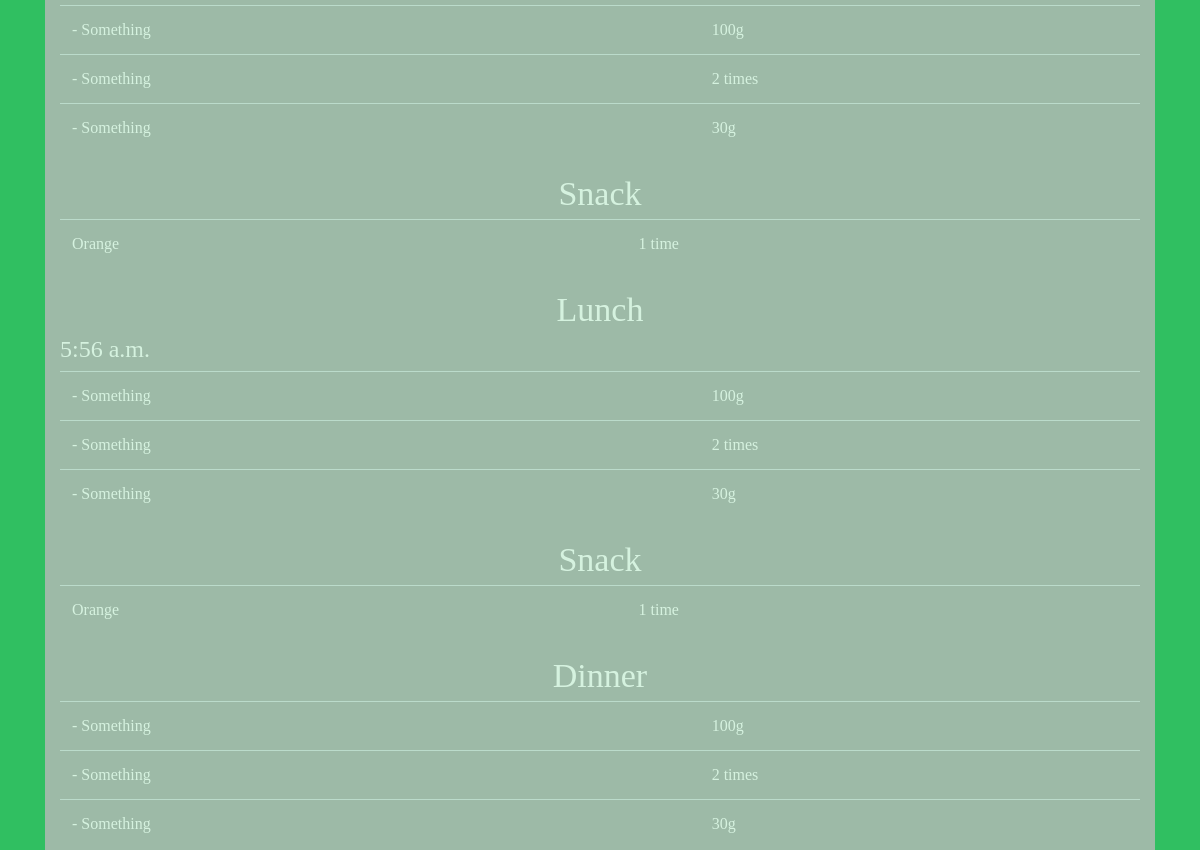
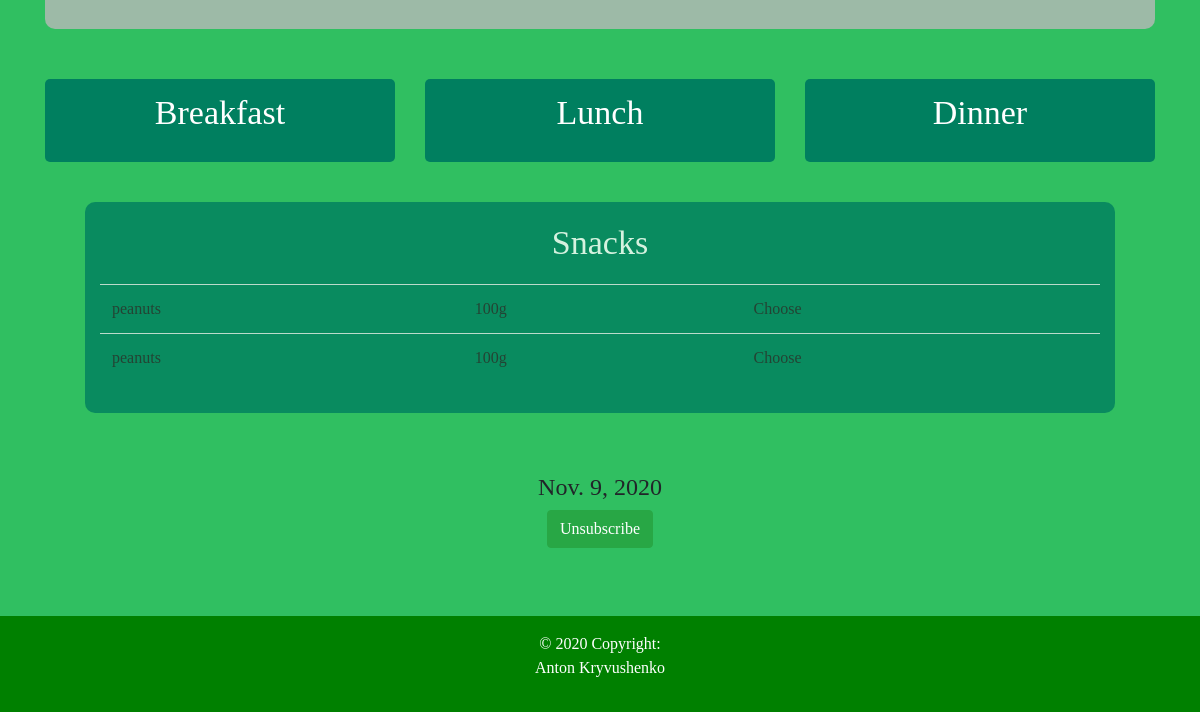
/diets/my_program (signed in, lower part), run on an earlier commit of the app's database (2 pictures, top to bottom).
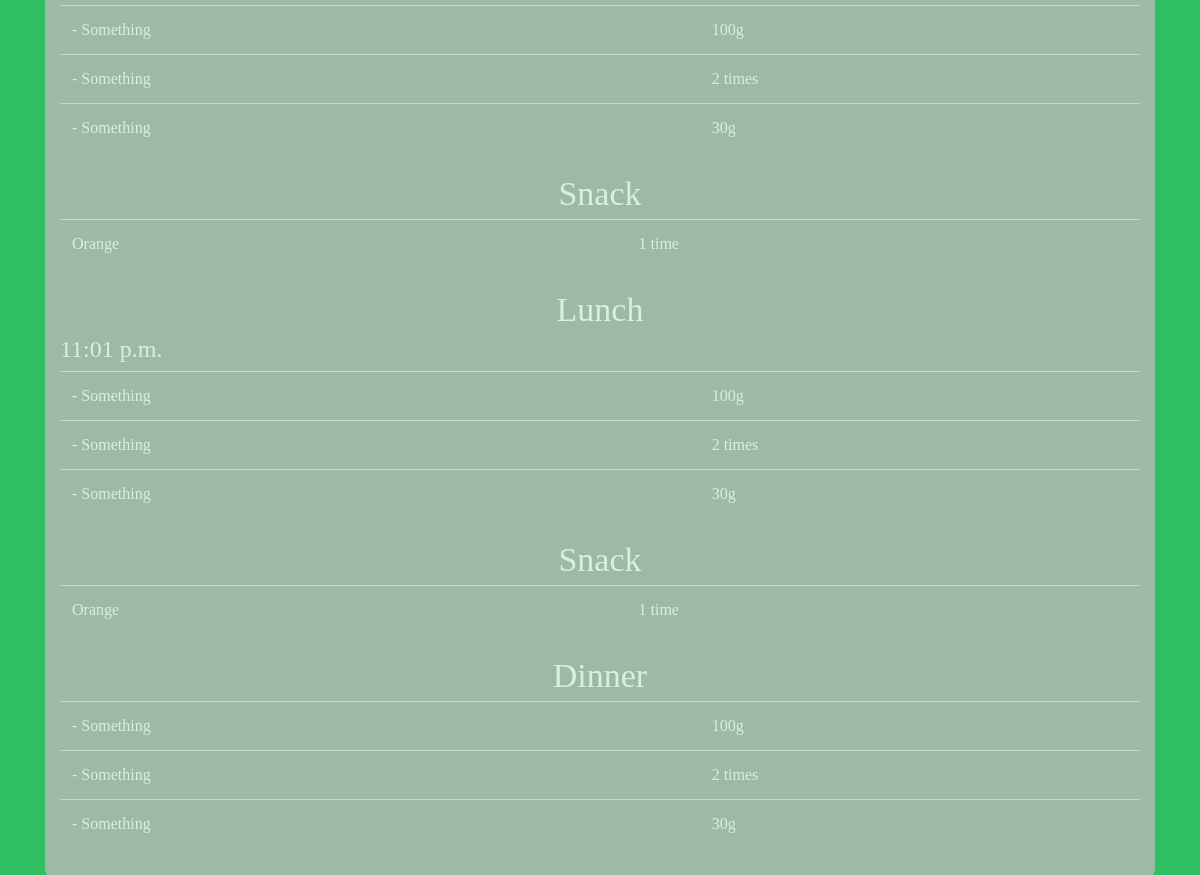
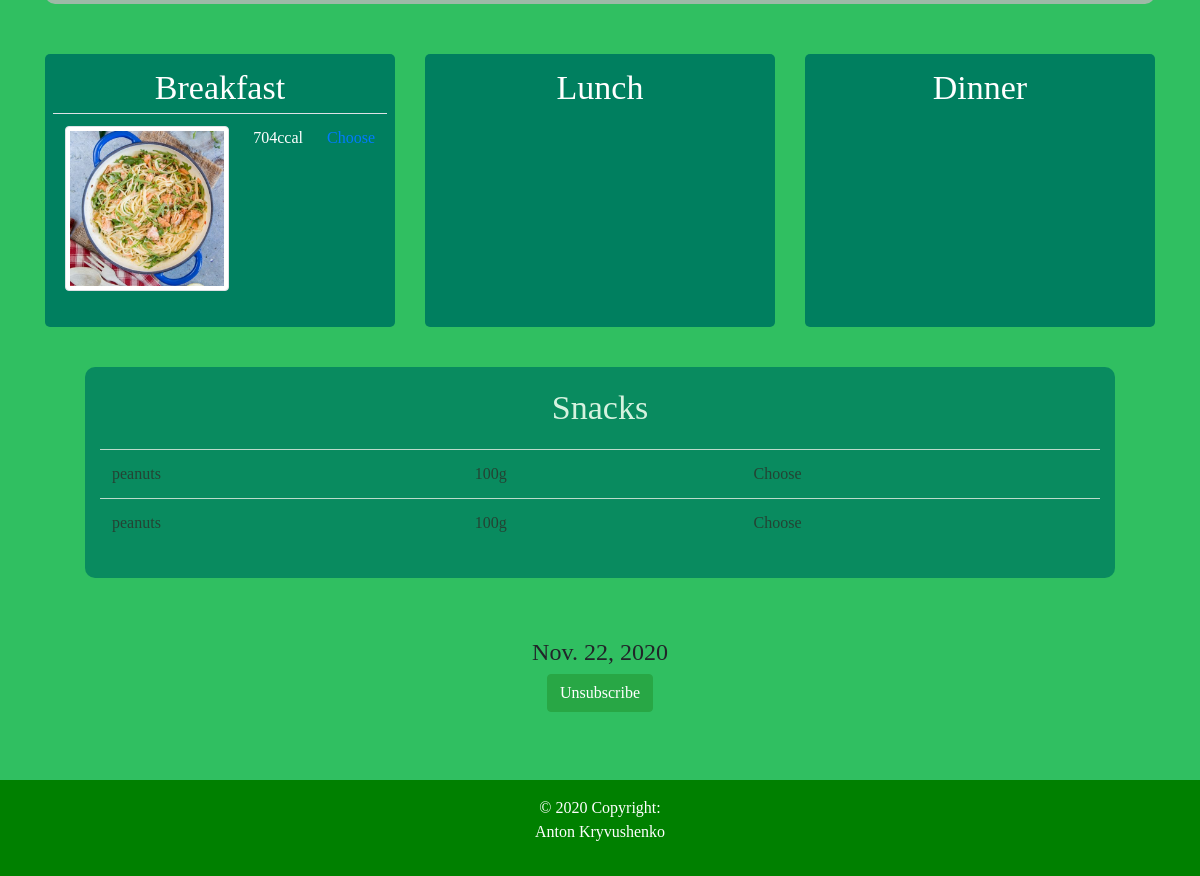
And on a later commit of the database (2 pictures, top to bottom).
### diets/models.py (models this page shows, shortened)
class Diet(models.Model):
    title = models.CharField(blank=True, max_length=100)
    slug = models.SlugField(max_length=150, unique=True, blank=True)
    subscriber = models.ForeignKey(User, related_name='subscriber', on_delete=models.CASCADE, blank=True, null=True)
    description_of_diet = models.TextField(blank=True)
    amount_of_breakfast = models.IntegerField(default=1)
    breakfast = models.ManyToManyField(Recipe, blank=True, related_name='breakfast')
    breakfast_time = models.TimeField(blank=True)
    amount_of_lunch = models.IntegerField(default=1)
    lunch = models.ManyToManyField(Recipe, blank=True, related_name='lunch')
    lunch_time = models.TimeField(blank=True)
    second_lunch_time = models.TimeField(blank=True, null=True)
    amount_of_dinner = models.IntegerField(default=1)
    dinner = models.ManyToManyField(Recipe, blank=True, related_name='dinner')
    dinner_time = models.TimeField(blank=True)
    is_active = models.BooleanField(default=True)
    date_subscribe = models.DateField(default=datetime.date.today)

### hairstyle/models.py (models this page shows, shortened)
class Recipe(models.Model):
    title = models.CharField(max_length=100, db_index=True)
    category = models.ForeignKey(Category, related_name='recipes', on_delete=models.CASCADE)
    slug = models.SlugField(max_length=200, db_index=True)
    image = models.ImageField(upload_to='recipe/%Y/%m/%d', blank=True)
    description = models.TextField()
    created = models.DateTimeField(auto_now_add=True)
    updated = models.DateTimeField(auto_now=True)
    ingredients = models.TextField(blank=True)
    step1 = models.TextField(blank=True)
    step2 = models.TextField(blank=True)
    step3 = models.TextField(blank=True)
    step4 = models.TextField(blank=True)
    servings = models.IntegerField(default=2)
    sugar = models.DecimalField(max_digits=4, decimal_places=1, default=1)
    calories = models.IntegerField(blank=True, default=1)
    protein = models.DecimalField(max_digits=4, decimal_places=1, default=1)
    carbohydrates = models.DecimalField(max_digits=4, decimal_places=1, default=1)
    fat = models.DecimalField(max_digits=4, decimal_places=1, default=1)
    favorite = models.ManyToManyField(User, related_name='favorite', blank=True)
    class Meta:
        ordering = ('-created',)
        index_together = (('id', 'slug'),)

### diets/views.py (the view)
# urls.py: path('my_program', views.my_program, name='my_program'),
def my_program(request):
    my_diet = Diet.objects.get(subscriber=request.user, is_active=True)
    times = [my_diet.breakfast_time, my_diet.lunch_time, my_diet.dinner_time]
    time_now = datetime.datetime.today().time()
    if request.method == 'POST':
        my_diet.delete()
        return redirect('hairstyle:my_profile')
    context = {
        'my_diet': my_diet,
        'time': time_now,
        'time1': times[0],
    }
    return render(request, 'my_program.html', context)

### diets/templates/my_program.html (shortened to what this page needs)
{% extends 'barbershop/base_generic.html' %}
{% block content %}
    <link rel="stylesheet" href="https://unpkg.com/aos@next/dist/aos.css"/>
    <div class="container mt-5">
        <div class="desc">
            <div class="breakfast">
                <table class="table table-hover">
                    <tr>
                        <td>- Something</td>
                        <td>100g</td>
                    </tr>
                    <tr>
                        <td>- Something</td>
                        <td>2 times</td>
                    </tr>
                    <tr>
                        <td>- Something</td>
                        <td>30g</td>
                    </tr>
                </table>
            </div>
            <div class="snack">
                <div class="lunch-title">Snack</div>
                <table class="table table-hover">
                    <tr>
                        <td>Orange</td>
                        <td>1 time</td>
                    </tr>
                </table>
            </div>
            <div class="lunch">
                <div class="lunch-title">Lunch</div>
                <h4>{{ my_diet.breakfast_time }}</h4>
                <table class="table table-hover">
                    <tr>
                        <td>- Something</td>
                        <td>100g</td>
                    </tr>
                    <tr>
                        <td>- Something</td>
                        <td>2 times</td>
                    </tr>
                    <tr>
                        <td>- Something</td>
                        <td>30g</td>
                    </tr>
                </table>
            </div>
            <div class="snack">
                <div class="lunch-title">Snack</div>
                <table class="table table-hover">
                    <tr>
                        <td>Orange</td>
                        <td>1 time</td>
                    </tr>
                </table>
            </div>
            <div class="dinner">
                <div class="dinner-title">Dinner</div>
                <table class="table table-hover">
                    <tr>
                        <td>- Something</td>
                        <td>100g</td>
                    </tr>
                    <tr>
                        <td>- Something</td>
                        <td>2 times</td>
                    </tr>
                    <tr>
                        <td>- Something</td>
                        <td>30g</td>
                    </tr>
                </table>
            </div>
        </div>
        <div class="d-sm-flex flex-row justify-content-between">
            <div style="background-color: #007f5f" id="breakfast" class="p-2">
                <div class="breakfast-title">Breakfast</div>
                <table style="color:white;" class="table">
                    {% for b in my_diet.breakfast.all %}
                        <tr>
                            <td><img src="{{ b.image.url }}" alt="{{ b.title }}" class="img-thumbnail"></td>
                            <td>{{ b.calories }}ccal</td>
                            <td><a href="{% url 'hairstyle:recipe_detail' b.id b.slug %}">Choose</a></td>
                        </tr>
                    {% endfor %}
                </table>
            </div>
            <div style="background-color: #007f5f" class="p-2" id="lunch">
                <div class="lunch-title">Lunch</div>
            </div>
            <div style="background-color: #007f5f" class="p-2" id="dinner">
                <div class="dinner-title">Dinner</div>
            </div>
        </div>
        <div class="snacks">
            <div class="snack-title">Snacks</div>
            <table class="table table-hover mt-3">
                <tr>
                    <td>peanuts</td>
                    <td>100g</td>
                    <td>Choose</td>
                </tr>
                <tr>
                    <td>peanuts</td>
                    <td>100g</td>
                    <td>Choose</td>
                </tr>
            </table>
        </div>
    </div>
    <div id="container" class="container">
        <div class="container text-center" id="description">
            <form method="POST">
                 <h4>{{ my_diet.date_subscribe }}</h4>
                <input class="btn btn-success" type="submit" value="Unsubscribe">
            </form>
        </div>
    </div>
{% endblock %}

### hairstyle/templates/barbershop/base_generic.html (shortened to what this page needs)
<!DOCTYPE html>
<html lang="en">
<head>
    <link rel="stylesheet" href="https://stackpath.bootstrapcdn.com/bootstrap/4.1.3/css/bootstrap.min.css"
>
</head>
{% load staticfiles %}
<body>
<div class="container-fluid">
    {% block content %}
    {% endblock %}
</div>
<footer id="footer" class="page-footer mt-5">
    <div class="text-center py-3">© 2020 Copyright:
        <p>Anton Kryvushenko</p>
    </div>
</footer>
</body>
</html>

### hairstyle/templates/barbershop/base_generic.html (style rules this page uses)
#footer { background-color: green; color: white; }
body, html { font-family: "Calibri Light"; background-color: #30BF61; }

### diets/templates/my_program.html (style rules this page uses)
#container { padding: 20px; }
body { background-image: url("https://st4.depositphotos.com/1001092/22514/i/1600/depositphotos_225149288-stock-photo-asian-food-background.jpg"); -webkit-background-size: cover; -moz-background-size: cover; -o-background-size: cover; background-size: cover; }
#breakfast { background-color: white; width: 350px; padding: 10px; border-radius: 5px; }
#lunch { padding: 10px; border-radius: 5px; background-color: white; width: 350px; }
#dinner { background-color: white; width: 350px; padding: 10px; border-radius: 5px; }
.breakfast-title, .dinner-title, .lunch-title, .snack-title { color: white; font-size: 34px; text-align: center; }
.snacks { padding: 15px; margin: 40px 40px; background-color: #007f5f; border-radius: 10px; opacity: 0.8; }
.desc { background-color: #B9B9B9; margin-bottom: 50px; border-radius: 10px; padding: 15px; opacity: 0.8; color: white; }

What changed in the data, as far as the page shows it:
removed Diet: breakfast_time "5:56 a.m.", date_subscribe "Nov. 9, 2020"
added Diet: breakfast_time "11:01 p.m.", date_subscribe "Nov. 22, 2020"
now on this page (row unchanged): Recipe: image (picture), calories "704"
